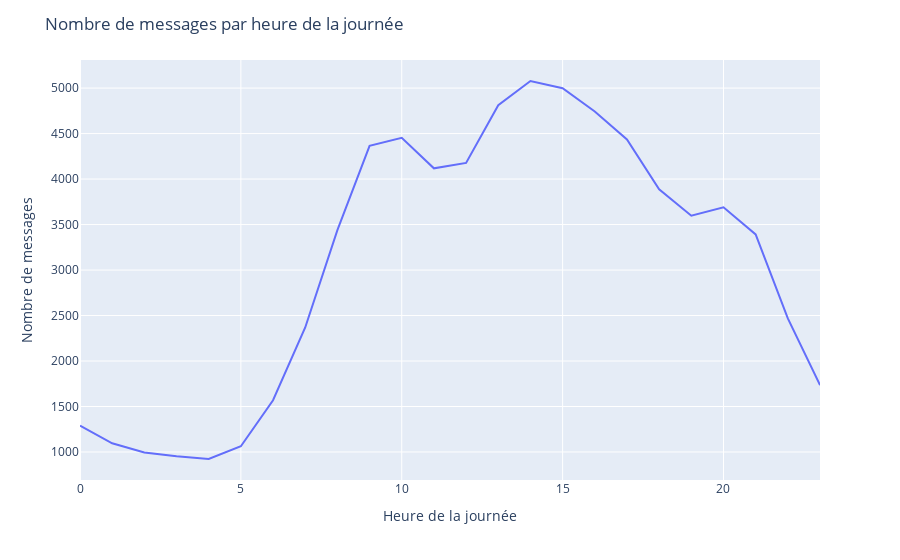

The notebook cell this image was saved under:
### Code cell
import pandas as pd
import plotly.express as px

pipeline = [
    {"$group": {
        "_id": {"$hour": {"$toDate": "$content.created_at"}},
        "count": {"$sum": 1}
    }}
]

result = list(forum_collection.aggregate(pipeline))

result_sorted = sorted(result, key=lambda r: r['_id'])

df = pd.DataFrame(result_sorted)
fig = px.line(df, x='_id', y='count')
fig.update_layout(
    xaxis_title="Heure de la journée",
    yaxis_title="Nombre de messages",
    title="Nombre de messages par heure de la journée"
)
fig.show()

### Figure 1 — Plotly figure (JSON) as saved in the notebook; plotly's stock layout.template omitted (floating-point values rounded to 4 significant figures)
{"data": [{"hovertemplate": "_id=%{x}<br>count=%{y}<extra></extra>", "legendgroup": "", "line": {"color": "#636efa", "dash": "solid"}, "marker": {"symbol": "circle"}, "mode": "lines", "name": "", "orientation": "v", "showlegend": false, "type": "scatter", "x": [0, 1, 2, 3, 4, 5, 6, 7, 8, 9, 10, 11, 12, 13, 14, 15, 16, 17, 18, 19, 20, 21, 22, 23], "xaxis": "x", "y": [1289, 1096, 995, 952, 923, 1063, 1569, 2369, 3439, 4365, 4454, 4118, 4178, 4812, 5078, 4999, 4743, 4436, 3887, 3597, 3690, 3391, 2468, 1735], "yaxis": "y"}], "layout": {"legend": {"tracegroupgap": 0}, "margin": {"t": 60}, "title": {"text": "Nombre de messages par heure de la journée"}, "xaxis": {"anchor": "y", "domain": [0, 1], "title": {"text": "Heure de la journée"}}, "yaxis": {"anchor": "x", "domain": [0, 1], "title": {"text": "Nombre de messages"}}}}
